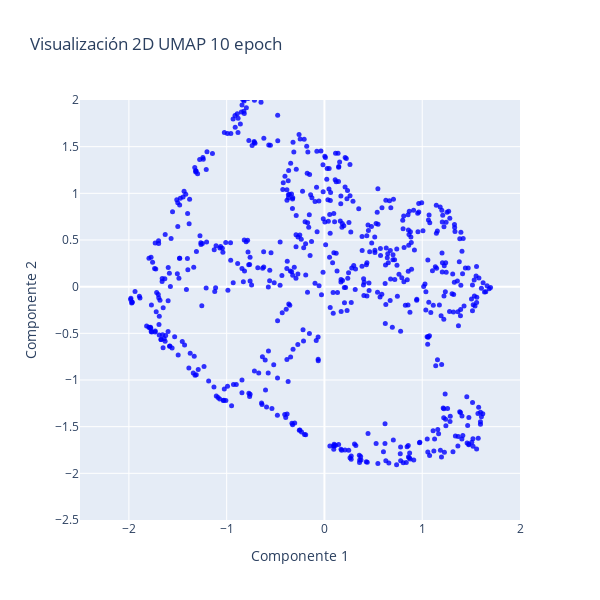

Notebook code for this chart:
### Code cell
# Crear la figura
fig = go.Figure()

# Añadir el gráfico 2D (ignorando la tercera dimensión)
fig.add_trace(
    go.Scatter(
        x=all_weights_first_layer_mod["umap_2d_0"],
        y=all_weights_first_layer_mod["umap_2d_1"],
        mode='markers',
        marker=dict(size=5, opacity=0.8, color="blue"),
        showlegend=False  # Desactivar la leyenda
    )
)

rango_ejes = [-2.5, 2]

# Modificar los ejes del gráfico 2D
fig.update_xaxes(title_text="Componente 1", range=rango_ejes)
fig.update_yaxes(title_text="Componente 2", range=rango_ejes)

# Actualizar layout para ajustar el tamaño del gráfico
fig.update_layout(height=600, width=600, title_text=f"Visualización 2D UMAP {num_epochs} epoch")

# Mostrar el gráfico
fig.show()

### Figure 1 — Plotly figure (JSON) as saved in the notebook; plotly's stock layout.template omitted (floating-point values rounded to 4 significant figures; data arrays with more than 128 entries replaced by an {"elided": "..."} marker saying what was removed)
{"data": [{"marker": {"color": "blue", "opacity": 0.8, "size": 5}, "mode": "markers", "showlegend": false, "type": "scatter", "x": {"elided": "640 float values"}, "y": {"elided": "640 float values"}}], "layout": {"height": 600, "title": {"text": "Visualización 2D UMAP 10 epoch"}, "width": 600, "xaxis": {"range": [-2.5, 2], "title": {"text": "Componente 1"}}, "yaxis": {"range": [-2.5, 2], "title": {"text": "Componente 2"}}}}
